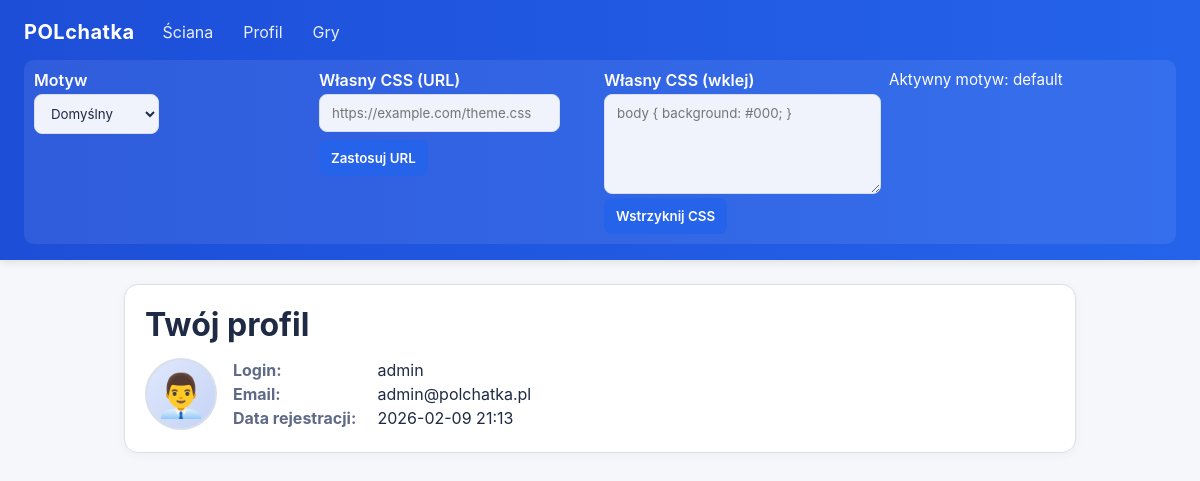
The page /php/profile.php (signed in) on the database its author committed.
### tables this page shows
CREATE TABLE IF NOT EXISTS users (
  id INT AUTO_INCREMENT PRIMARY KEY,
  username VARCHAR(50) NOT NULL UNIQUE,
  email VARCHAR(120) NOT NULL UNIQUE,
  password_hash VARCHAR(255) NOT NULL,
  avatar VARCHAR(10) DEFAULT '👤',
  is_admin TINYINT(1) NOT NULL DEFAULT 0,
  is_banned TINYINT(1) NOT NULL DEFAULT 0,
  last_login TIMESTAMP NULL DEFAULT NULL,
  created_at TIMESTAMP DEFAULT CURRENT_TIMESTAMP
);

### php/profile.php (the view, shortened to what this page needs)
<?php
require __DIR__ . '/config.php';
require_once __DIR__ . '/../templates/header.php';
$userId = (int)$_SESSION['user_id'];
$stmt = $pdo->prepare('SELECT username, email, created_at, avatar FROM users WHERE id = ? LIMIT 1');
$stmt->execute([$userId]);
$user = $stmt->fetch();
function escape(string $value): string
{
    return htmlspecialchars($value, ENT_QUOTES | ENT_SUBSTITUTE, 'UTF-8');
}
$avatar = trim((string)($user['avatar'] ?? ''));
$registeredAt = $user && !empty($user['created_at'])
    ? date('Y-m-d H:i', strtotime($user['created_at']))
    : 'Nieznana';
?>
<div class="content-card">
    <h1 class="section-title">Twój profil</h1>
    <?php if ($user): ?>
        <section class="profile-card">
            <div class="avatar"><?php echo $avatar !== '' ? escape($avatar) : '👤'; ?></div>
            <div class="details">
                <p><strong>Login:</strong> <?php echo escape($user['username']); ?></p>
                <p><strong>Email:</strong> <?php echo escape($user['email']); ?></p>
                <p><strong>Data rejestracji:</strong> <?php echo escape($registeredAt); ?></p>
            </div>
        </section>
    <?php endif; ?>
</div>

### themes/default.css (style rules this page uses)
:root { --bg: #f6f7fb; --text: #1f2a44; --card-bg: #ffffff; --card-border: #d8dfea; --accent: #2563eb; --accent-strong: #1d4ed8; --muted: #5f6a86; --success: #0f9d58; --error: #c62828; --header-bg: linear-gradient(90deg, #1d4ed8, #2563eb); --input-bg: #f0f3fb; }
* { box-sizing: border-box; }
body { margin: 0; font-family: 'Inter', 'Segoe UI', system-ui, -apple-system, sans-serif; background: var(--bg); color: var(--text); }
.content-card { background: var(--card-bg); border: 1px solid var(--card-border); border-radius: 14px; padding: 20px; box-shadow: 0 2px 10px rgba(0,0,0,0.04); }
.section-title { margin: 0 0 12px; }
.profile-card { display: flex; gap: 16px; align-items: center; }
.avatar { width: 72px; height: 72px; border-radius: 50%; display: grid; place-items: center; font-size: 42px; background: linear-gradient(135deg, rgba(37,99,235,0.15), rgba(29,78,216,0.25)); border: 2px solid var(--card-border); }
.details p { margin: 4px 0; }
.details strong { display: inline-block; width: 140px; color: var(--muted); }

### rows shown on the page
users: avatar "👨‍💼", username "admin", email "admin@polchatka.pl", created_at "2026-02-09 21:13"
